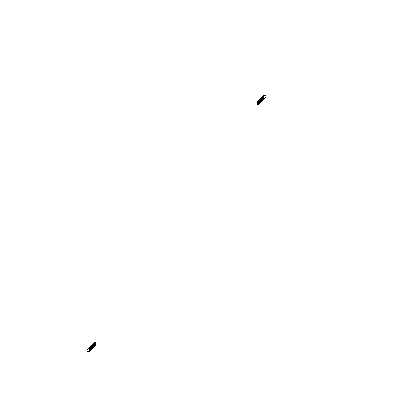
Frame 1 (no input)
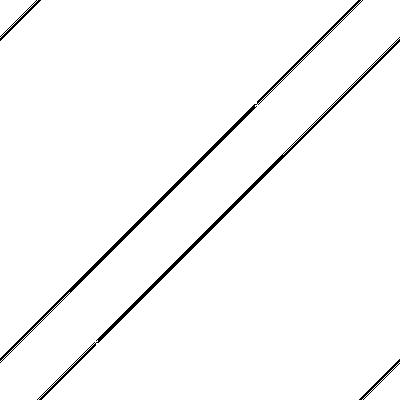
Frame 60 (the mouse pressed at the canvas centre just before this capture)
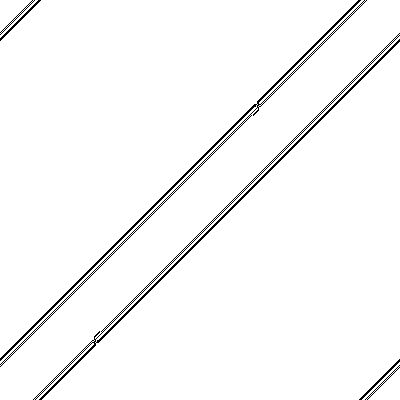
Frame 120 (the mouse held since frame 60 and released just before this capture)

The Processing sketch that drew these frames (run headless with seeded random() and noise(); from frame 60 on, the mouse is pressed at the canvas centre):

// Processing sketch: langston_s_ant_beautifulMistake
// ── langston_s_ant_beautifulMistake.pde
//Implementation of Langston's Ant
//http://mathworld.wolfram.com/LangtonsAnt.html

Ant ant;
Ant[] ants;
boolean[] ground;

void setup() {
  size(400, 400);
  ant = new Ant(int(width/2), int(height/2), 0);
  ants = new Ant[2];

  for (int i = 0; i < ants.length; i++) {
    ants[i] = new Ant();
  }

  ground = new boolean[width*height];

  loadPixels();
  for (int i = 0; i < width*height; i++) {
    ground[i] = false; //initialize ground to all false
    pixels[i] = color(255); //initialize pixels to all white
  }
  updatePixels();
}

void draw() {
  loadPixels();
  for (int i = 0; i < 100; i++) {
    for (int j = 0; j < ants.length; j++) { 

      int[] positions = new int[ants.length];
      int position = width*ants[j].y + ants[j].x;
      boolean overlap = false;

      positions[j] = position;

      pixels[position] = color(0xFF - 255*int(ants[j].update(ground)));

      for (int k = 0; k < j; k++) {
        if (position == positions[k]) {
          overlap = true;
        }
      }

      if (!overlap) ground[position] = !ground[width*ants[j].y + ants[j].x];
    }
  }
  updatePixels();
}


class Ant { 
  int x;
  int y;
  int orientation; // 0 = UP, 1 = RIGHT, 2 = DOWN, 3 = LEFT

  Ant (int _x, int _y, int _orientation) {
    x = _x;
    y = _y;  
    orientation = _orientation;
  }

  Ant () {
    x = int(random(width));
    y = int(random(height));  
    orientation = int(random(4));
  }


  boolean update(boolean[] input) {
    boolean state = input[y*width+x];

    if (!state) {
      orientation++;
    } else {
      orientation--;
    }

    orientation = (orientation + 4) % 4;

    String dir = new String();

    switch(orientation) {
    case 0:
      y--;
      break;
    case 1:
      x++;
      break;
    case 2:
      y++;
      break;
    case 3:
      x--;
      break;
    }

    x = (x + width) % width;
    y = (y + width) % width;

    return !state;
  }
} 
